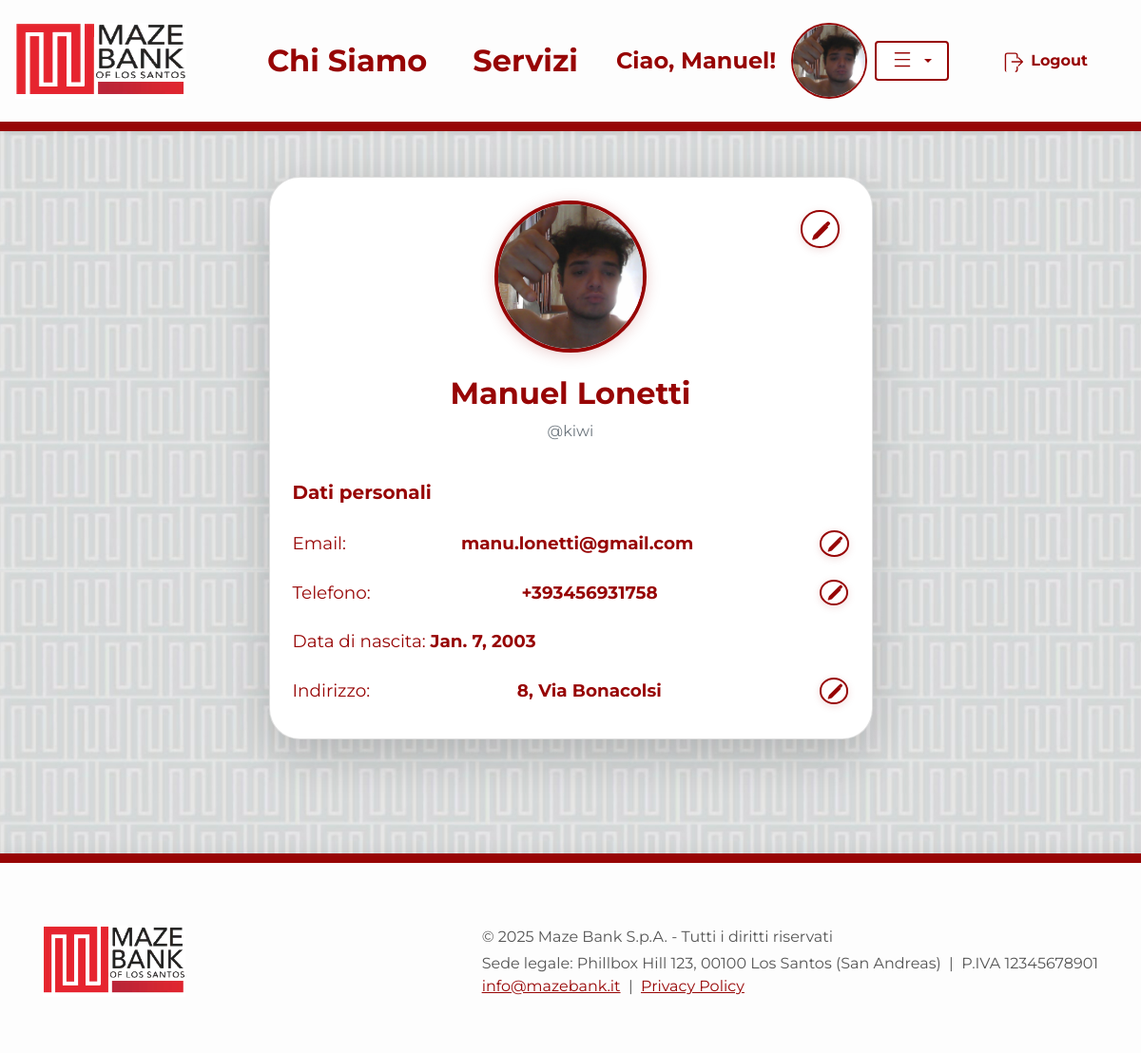
Page /banking/profilo/11 (signed in) on the committed database.
### Banking/models.py (models this page shows, shortened)
class User(AbstractUser):
    email = models.EmailField('Email', unique=True, blank=False, null=False)
    first_name = models.CharField(max_length=150, blank=False)
    last_name = models.CharField(max_length=150, blank=False)
    data_nascita = models.DateField()
    indirizzo = models.CharField(max_length=255)
    citta = models.CharField(max_length=100)
    cellulare = PhoneNumberField(unique=True)
    immagine_profilo = models.ImageField(upload_to='profile_images/', blank=True, null=True)
    REQUIRED_FIELDS = ['email', 'first_name', 'last_name', 'data_nascita', 'indirizzo', 'citta', 'cellulare']

### Banking/views/account_views/views.py (the view)
# urls.py: path('profilo/<pk>', DetailProfilo.as_view(), name='profilo'),
class DetailProfilo(SoloClientiRequiredMixin, LoginRequiredMixin ,DetailView):
    model = User
    template_name = 'Banking/profilo.html'
    context_object_name = 'utente'

### Banking/utils.py (called while the page is built)
    def dispatch(self, request, *args, **kwargs):
        if request.user.is_superuser or request.user.groups.filter(name='consulenti').exists():
            return redirect('warning')
        return super().dispatch(request, *args, **kwargs)

### Banking/templates/Banking/profilo.html (shortened to what this page needs)
{% extends "home.html" %}
{% load static %}
{% block content %}
<link rel="stylesheet" href="{% static 'css/Banking/profilo.css' %}">
<div class="container my-5">
    <div class="row justify-content-center">
        <div class="col-lg-7">
            <div class="profile-dashboard card shadow-lg p-4">
                <div class="text-center mb-4 position-relative">
                    <div id="img-row">
                        {% if user.immagine_profilo %}
                            <img src="{{ user.immagine_profilo.url }}" alt="Immagine profilo" class="profile-img-lg mb-3" id="profile-img">
                        {% else %}
                            <img src="{% static 'imgs/default_profile.png' %}" alt="Immagine profilo" class="profile-img-lg mb-3" id="profile-img">
                        {% endif %}
                        <button class="edit-btn-profile" title="Modifica immagine profilo" onclick="showImgForm()">
                        </button>
                    </div>
                    <h2 class="font-weight-bold text-mazebank-red mt-2">{{ user.first_name }} {{ user.last_name }}</h2>
                    <p class="text-muted">@{{ user.username }}</p>
                </div>
                <div class="user-info-section">
                    <h5 class="text-mazebank-red font-weight-bold mb-3">Dati personali</h5>
                    <ul class="list-group list-group-flush">
                        <li class="list-group-item d-flex justify-content-between align-items-center" id="email-row">
                            Email: <span class="font-weight-bold" id="email-value">{{ user.email }}</span>
                            <button class="edit-btn-field" title="Modifica email" onclick="showEmailForm()">
                            </button>
                        </li>
                        <li class="list-group-item d-flex justify-content-between align-items-center" id="telefono-row">
                            Telefono: <span class="font-weight-bold" id="telefono-value">{{ user.cellulare }}</span>
                            <button class="edit-btn-field" title="Modifica telefono" onclick="showTelefonoForm()">
                            </button>
                        </li>
                        <li class="list-group-item">Data di nascita: <span class="font-weight-bold">{{ user.data_nascita }}</span></li>
                        <li class="list-group-item d-flex justify-content-between align-items-center" id="indirizzo-row">
                            Indirizzo: <span class="font-weight-bold" id="indirizzo-value">{{ user.indirizzo }}</span>
                            <button class="edit-btn-field" title="Modifica indirizzo" onclick="showIndirizzoForm()">
                            </button>
                        </li>
                    </ul>
                </div>
            </div>
        </div>
    </div>
</div>
{% endblock %}

### templates/home.html (shortened to what this page needs)
{% load static %}
<!DOCTYPE html>
<html lang="it">
<head>
    {% block head %}
    <link href="https://cdn.jsdelivr.net/npm/bootstrap@4.6.2/dist/css/bootstrap.min.css" rel="stylesheet">
    <link href="{% static 'css/home.css' %}" rel="stylesheet">
    {% endblock %}
</head>
<body>
{% block navbar %}
<nav class="navbar navbar-expand-lg navbar shadow-sm justify-content-between navbar-mazebank">
    <a class="navbar-brand d-flex align-items-center" href="{% url 'homepage' %}">
        <img src="{% static 'imgs/logo2.jpg' %}" alt="MazeBank Logo" class="logo-img mr-3">
    </a>
    <div class="collapse navbar-collapse justify-content-end" id="navbarNav">
        <ul class="navbar-nav w-100 d-flex justify-content-end align-items-center">
            <li class="nav-item active mx-3">
                <a class="nav-link font-weight-bold h5 mb-0" href="{% url 'us' %}">Chi Siamo</a>
            </li>
            <li class="nav-item mx-3">
                <a class="nav-link font-weight-bold h5 mb-0" href="{% url 'services' %}">Servizi</a>
            </li>
            {% if not request.user.is_authenticated %}
                <li class="nav-item mx-3">
                    <a class="btn btn-outline-primary font-weight-bold px-4 py-2 d-flex align-items-center login-btn" href="{% url 'Banking:login' %}">
                        <span class="mr-2">
                            <svg xmlns="http://www.w3.org/2000/svg" width="22" height="22" fill="currentColor" class="bi bi-lock" viewBox="0 0 16 16">
                              <path d="M8 1a3 3 0 0 0-3 3v3h6V4a3 3 0 0 0-3-3zm-4 3a4 4 0 1 1 8 0v3a2 2 0 0 1 2 2v5a2 2 0 0 1-2 2H4a2 2 0 0 1-2-2V8a2 2 0 0 1 2-2V4z"/>
                            </svg>
                        </span>
                        Login
                    </a>
                </li>
                <li class="nav-item mx-3">
                    <a class="btn btn-mazebank-account font-weight-bold px-4 py-2 ml-2" href="{% url 'Banking:register' %}">Apri il Conto Online</a>
                </li>
            {% else %}
                <li class="nav-item mx-3 d-flex align-items-center">
                    <span class="font-weight-bold mr-2" style="font-size:1.5rem;">
                        Ciao, {{ request.user.first_name|default:request.user.username }}!
                    </span>
                    <div class="d-flex align-items-center">
                        {% if request.user.immagine_profilo %}
                            <a href="{% url 'Banking:profilo' request.user.pk %}">
                                <img src="{{ request.user.immagine_profilo.url }}" alt="Profilo" class="navbar-profile-img ml-2" style="cursor:pointer;">
                            </a>
                        {% else %}
                            <a href="{% url 'Banking:profilo' request.user.pk %}">
                                <img src="{% static 'imgs/default_profile.png' %}" alt="Profilo" class="navbar-profile-img ml-2" style="cursor:pointer;">
                            </a>
                        {% endif %}
                        <div class="dropdown ml-2">
                            <button class="btn btn-outline-secondary dropdown-toggle px-3 py-2 d-flex align-items-center" type="button" id="profileDropdown" data-toggle="dropdown" aria-haspopup="true" aria-expanded="false">
                                <svg xmlns="http://www.w3.org/2000/svg" width="22" height="22" fill="currentColor" class="bi bi-list mr-2" viewBox="0 0 16 16">
                                  <path fill-rule="evenodd" d="M2.5 12.5a.5.5 0 0 1 0-1h11a.5.5 0 0 1 0 1h-11zm0-5a.5.5 0 0 1 0-1h11a.5.5 0 0 1 0 1h-11zm0-5a.5.5 0 0 1 0-1h11a.5.5 0 0 1 0 1h-11z"/>
                                </svg>
                            </button>
                        </div>
                    </div>
                </li>
                <li class="nav-item mx-3">
                    <form action="{% url 'Banking:logout' %}" method="post" style="display:inline;">
                        <button type="submit" class="btn btn-outline-danger font-weight-bold px-4 py-2 d-flex align-items-center" style="border:none; background:none;">
                            <span class="mr-2">
                            </span>
                            Logout
                        </button>
                    </form>
                </li>
            {% endif %}
        </ul>
    </div>
</nav>
{% endblock %}
{% block content %}{% endblock %}
{% block footer %}
<footer class="footer-custom">
    <div class="container d-flex flex-column flex-md-row align-items-center justify-content-between py-4">
        <div class="d-flex align-items-center mb-3 mb-md-0">
            <img src="{% static 'imgs/logo2.jpg' %}" alt="MazeBank Logo" class="footer-logo mr-3">
        </div>
        <div class="footer-details text-center text-md-left mt-2 mt-md-0">
            <div class="mb-1">
                &copy; {% now "Y" %} Maze Bank S.p.A. - Tutti i diritti riservati
            </div>
            <div>
                Sede legale: Phillbox Hill 123, 00100 Los Santos (San Andreas) &nbsp;|&nbsp; P.IVA 12345678901
            </div>
            <div>
                <a href="mailto:info@mazebank.it" class="footer-link">info@mazebank.it</a> &nbsp;|&nbsp; <a href="#" class="footer-link">Privacy Policy</a>
            </div>
        </div>
    </div>
</footer>
{% endblock %}
</body>
</html>

### static/css/home.css (style rules this page uses)
body { min-height: 100vh; background: url("../imgs/Sfondo.jpg") repeat; background-size: 200px 600px; background-position: top left; color: #970505; }
.logo-img { height: 80px; width: 180px ; }
.footer-custom { background: #FDFDFD; border-top: 10px solid #970505; width: 100%; padding: 2.5rem 0 2rem 0; text-align: center; font-size: 1.15rem; color: #333; box-shadow: 0 -2px 16px rgba(0,0,0,0.06); position: relative; bottom: 0; left: 0; margin-top: 80px; }
.footer-logo { height: 80px; width: 150px; object-fit: contain; margin-right: 1rem; }
.footer-details { font-size: 1rem; color: #555; }
.footer-link { color: #970505; text-decoration: underline; transition: color 0.2s; }
body, .jumbotron, .carousel-caption, .navbar, .footer { font-family: 'Montserrat', Arial, Helvetica, sans-serif; }
.navbar { background-color: #FDFDFD !important; min-height: 90px; border-bottom: 10px solid #970505; }
.navbar-nav .nav-link { font-size: 2rem; color: #970505 !important; transition: color 0.2s; padding-left: 1.5rem; padding-right: 1.5rem; }
.navbar-profile-img { width: 80px; height: 80px; object-fit: cover; border: 2.5px solid #970505; border-radius: 50%; background: #fff; }
.text-mazebank-red { color: #970505 !important; }
.btn-outline-danger { border-color: #970505 !important; color: #970505 !important; }
.navbar-mazebank { padding-top: 1.2rem; padding-bottom: 1.2rem; }
#profileDropdown.btn-outline-secondary { border: 2.5px solid #970505 !important; color: #970505 !important; background: #fff !important; }
* { cursor: url("../imgs/cursor.cur"), auto !important; }

### static/css/Banking/profilo.css (style rules this page uses)
.profile-dashboard { background: #fff; border-radius: 2rem; box-shadow: 0 8px 36px #97050522; padding: 2.5rem 2rem; margin-bottom: 2.5rem; }
.profile-img-lg { width: 160px; height: 160px; object-fit: cover; border-radius: 50%; border: 4px solid #970505; background: #fff; box-shadow: 0 2px 16px #97050533; }
.text-mazebank-red { color: #970505 !important; }
.list-group-item { font-size: 1.15rem; background: transparent; border: none; padding-left: 0; padding-right: 0; }
.list-group-item span.font-weight-bold { color: #970505; }
.edit-btn-profile { position: absolute; top: 10px; right: 10px; background: #fff; border: 2px solid #970505; border-radius: 50%; padding: 0.35rem 0.45rem; cursor: pointer; transition: background 0.2s, box-shadow 0.2s; box-shadow: 0 2px 8px #97050522; z-index: 2; }
.edit-btn-field { background: #fff; border: 2px solid #970505; border-radius: 50%; padding: 0.18rem 0.28rem; cursor: pointer; margin-left: 0.7rem; transition: background 0.2s, box-shadow 0.2s; box-shadow: 0 2px 8px #97050522; display: flex; align-items: center; }

### rows in the picture
User: user.first_name "Manuel", user.immagine_profilo (picture), immagine_profilo (picture), first_name "Manuel", last_name "Lonetti", username "kiwi", email "manu.lonetti@gmail.com", cellulare "+393456931758", data_nascita "Jan. 7, 2003", indirizzo "8, Via Bonacolsi"
